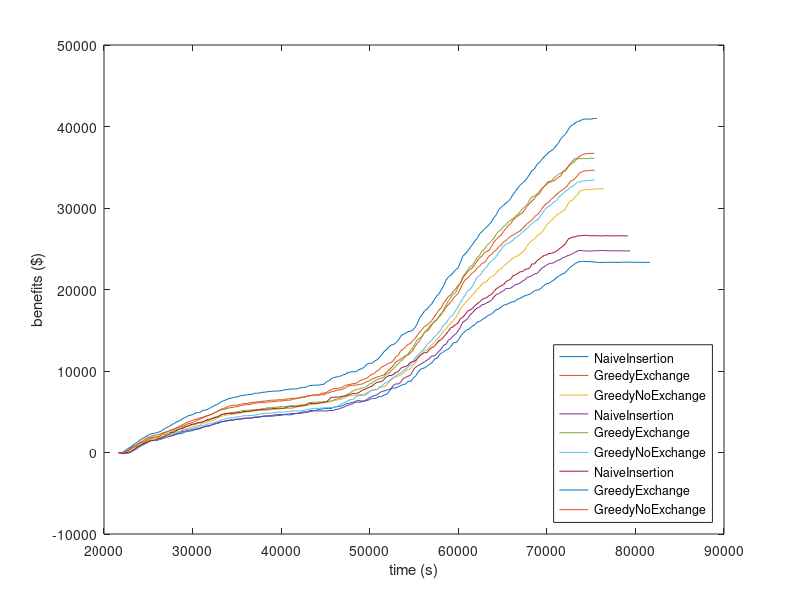

This figure's MATLAB source:
x0 = [21630,21930,22230,22530,22830,23130,23430,23730,24030,24330,24630,24930,25230,25530,25830,26130,26430,26730,27030,27330,27630,27930,28230,28530,28830,29130,29430,29730,30030,30330,30630,30930,31230,31530,31830,32130,32430,32730,33030,33330,33630,33930,34230,34530,34830,35130,35430,35730,36030,36330,36630,36930,37230,37530,37830,38130,38430,38730,39030,39330,39630,39930,40230,40530,40830,41130,41430,41730,42030,42330,42630,42930,43230,43530,43830,44130,44430,44730,45030,45330,45630,45930,46230,46530,46830,47130,47430,47730,48030,48330,48630,48930,49230,49530,49830,50130,50430,50730,51030,51330,51630,51930,52230,52530,52830,53130,53430,53730,54030,54330,54630,54930,55230,55530,55830,56130,56430,56730,57030,57330,57630,57930,58230,58530,58830,59130,59430,59730,60030,60330,60630,60930,61230,61530,61830,62130,62430,62730,63030,63330,63630,63930,64230,64530,64830,65130,65430,65730,66030,66330,66630,66930,67230,67530,67830,68130,68430,68730,69030,69330,69630,69930,70230,70530,70830,71130,71430,71730,72030,72330,72630,72930,73230,73530,73830,74130,74430,74730,75030,75330,75630,75930,76230,76530,76830,77130,77430,77730,78030,78330,78630,78930,79230,79530,79830,80130,80430,80730,81030,81330,81630];
y0 = [-0.31,-79.93,-154.91,-89.79,-52.79,94.27,346.33,493.43,708.74,932.61,1120.02,1411.4,1510.27,1494.24,1466.96,1562.0,1630.66,1751.97,1859.72,2005.74,2015.93,2133.09,2257.55,2304.1,2354.66,2520.51,2589.32,2630.67,2689.58,2820.61,2861.84,2969.14,3102.92,3181.42,3229.5,3341.23,3546.06,3606.27,3732.64,3774.63,3827.53,3871.14,3946.46,3927.25,4057.39,4084.6,4129.52,4131.59,4208.05,4204.0,4226.05,4332.2,4372.98,4392.6,4412.99,4404.69,4449.43,4453.23,4456.26,4508.03,4535.27,4538.46,4640.42,4630.79,4622.8,4614.51,4729.64,4798.78,4850.09,4940.98,4998.99,4968.91,5165.13,5149.3,5140.94,5257.28,5291.99,5389.32,5385.27,5389.19,5399.28,5573.33,5583.66,5662.07,5711.29,5848.35,6005.38,6052.33,6162.8,6175.48,6174.32,6166.34,6273.14,6333.03,6411.3,6592.11,6607.71,6668.23,6860.58,6853.62,7040.26,7151.19,7555.67,7919.33,7899.53,8017.1,8185.14,8311.77,8403.27,8736.25,8726.35,9127.06,9457.44,9970.06,10300.19,10349.66,10560.38,10811.69,11019.11,11463.25,11579.97,12097.64,12273.33,12503.11,12650.2,12953.68,13460.06,13487.77,13838.6,14395.29,14731.17,15049.1,15152.51,15466.17,15645.47,15994.45,16094.11,16340.57,16532.15,16802.44,16911.78,17160.16,17487.55,17596.24,17843.58,18089.48,18155.98,18306.63,18478.19,18491.11,18783.36,18907.02,19067.77,19239.58,19339.7,19432.69,19700.76,19905.42,19961.83,20129.75,20459.92,20695.39,20751.08,20994.92,21182.33,21502.53,21704.8,21896.83,22030.07,22373.19,22732.54,22954.03,23203.26,23388.08,23438.0,23452.05,23434.42,23407.28,23417.68,23368.45,23337.12,23322.23,23329.42,23315.6,23348.5,23341.58,23326.12,23339.73,23324.34,23341.38,23349.89,23341.48,23358.04,23348.48,23339.58,23341.66,23338.76,23333.29,23328.68,23323.93,23342.92];
x1 = [21630,21900,22170,22440,22710,22980,23250,23520,23790,24060,24330,24600,24870,25140,25410,25680,25950,26220,26490,26760,27030,27300,27570,27840,28110,28380,28650,28920,29190,29460,29730,30000,30270,30540,30810,31080,31350,31620,31890,32160,32430,32700,32970,33240,33510,33780,34050,34320,34590,34860,35130,35400,35670,35940,36210,36480,36750,37020,37290,37560,37830,38100,38370,38640,38910,39180,39450,39720,39990,40260,40530,40800,41070,41340,41610,41880,42150,42420,42690,42960,43230,43500,43770,44040,44310,44580,44850,45120,45390,45660,45930,46200,46470,46740,47010,47280,47550,47820,48090,48360,48630,48900,49170,49440,49710,49980,50250,50520,50790,51060,51330,51600,51870,52140,52410,52680,52950,53220,53490,53760,54030,54300,54570,54840,55110,55380,55650,55920,56190,56460,56730,57000,57270,57540,57810,58080,58350,58620,58890,59160,59430,59700,59970,60240,60510,60780,61050,61320,61590,61860,62130,62400,62670,62940,63210,63480,63750,64020,64290,64560,64830,65100,65370,65640,65910,66180,66450,66720,66990,67260,67530,67800,68070,68340,68610,68880,69150,69420,69690,69960,70230,70500,70770,71040,71310,71580,71850,72120,72390,72660,72930,73200,73470,73740,74010,74280,74550,74820,75090,75360];
y1 = [-0.31,-43.84,-33.92,74.73,246.74,570.4,707.6,833.23,1022.57,1226.3,1423.57,1618.54,1831.55,1911.68,2052.44,2069.95,2179.15,2201.45,2336.3,2456.23,2480.76,2621.35,2736.48,2790.67,2968.74,3093.33,3159.83,3228.53,3364.34,3526.67,3586.24,3704.79,3808.78,3969.23,4073.55,4199.82,4343.13,4459.51,4600.9,4689.06,4821.8,4990.54,5122.55,5244.11,5293.61,5366.37,5450.73,5509.45,5547.14,5601.13,5656.71,5756.31,5788.79,5861.76,5868.35,5888.83,5999.02,6053.87,6092.17,6117.21,6134.24,6128.91,6170.82,6206.94,6232.96,6245.64,6268.92,6321.76,6323.38,6357.0,6409.39,6414.75,6424.81,6564.09,6566.56,6675.47,6681.72,6793.15,6795.79,6889.2,6936.33,7040.81,7044.37,7055.13,7131.06,7273.09,7323.44,7287.55,7313.68,7446.24,7495.54,7603.63,7692.48,7702.58,7804.99,7925.82,8155.11,8195.94,8246.62,8276.51,8284.58,8376.94,8396.21,8572.16,8707.04,8789.93,9027.99,9108.1,9242.87,9310.71,9441.62,9501.58,9786.39,10082.02,10387.12,10660.22,11137.82,11276.14,11459.66,11647.51,11900.07,11936.89,12212.43,12451.07,12995.16,13421.23,13737.05,14340.2,14731.01,14900.09,15186.95,15645.46,16060.82,16276.02,16690.92,17076.9,17348.71,17853.62,18154.9,18483.46,18901.14,19239.64,19505.4,20098.58,20732.49,21180.47,21367.77,21729.88,22021.78,22246.88,22648.81,22842.97,23201.35,23285.07,23685.11,24112.09,24317.65,24642.93,24821.9,25251.34,25419.21,25848.52,25983.37,26290.11,26525.45,26683.88,26834.91,27037.0,27188.09,27529.03,27807.18,28119.65,28317.41,28558.32,28946.75,29161.36,29415.67,29901.03,30271.4,30576.08,30727.72,31084.47,31279.6,31618.04,31870.42,32098.27,32296.78,32519.35,32847.68,33287.48,33414.68,33631.51,33990.53,34371.49,34438.6,34554.77,34570.85,34584.79,34632.13,34629.38];
x2 = [21630,21900,22170,22440,22710,22980,23250,23520,23790,24060,24330,24600,24870,25140,25410,25680,25950,26220,26490,26760,27030,27300,27570,27840,28110,28380,28650,28920,29190,29460,29730,30000,30270,30540,30810,31080,31350,31620,31890,32160,32430,32700,32970,33240,33510,33780,34050,34320,34590,34860,35130,35400,35670,35940,36210,36480,36750,37020,37290,37560,37830,38100,38370,38640,38910,39180,39450,39720,39990,40260,40530,40800,41070,41340,41610,41880,42150,42420,42690,42960,43230,43500,43770,44040,44310,44580,44850,45120,45390,45660,45930,46200,46470,46740,47010,47280,47550,47820,48090,48360,48630,48900,49170,49440,49710,49980,50250,50520,50790,51060,51330,51600,51870,52140,52410,52680,52950,53220,53490,53760,54030,54300,54570,54840,55110,55380,55650,55920,56190,56460,56730,57000,57270,57540,57810,58080,58350,58620,58890,59160,59430,59700,59970,60240,60510,60780,61050,61320,61590,61860,62130,62400,62670,62940,63210,63480,63750,64020,64290,64560,64830,65100,65370,65640,65910,66180,66450,66720,66990,67260,67530,67800,68070,68340,68610,68880,69150,69420,69690,69960,70230,70500,70770,71040,71310,71580,71850,72120,72390,72660,72930,73200,73470,73740,74010,74280,74550,74820,75090,75360,75630,75900,76170,76440];
y2 = [-0.31,-69.06,-126.23,-120.2,-95.41,47.41,173.83,410.19,685.56,851.92,1114.44,1271.46,1424.07,1563.8,1627.63,1629.42,1666.24,1782.61,1934.98,1987.78,2093.32,2157.07,2284.07,2334.6,2484.08,2606.28,2636.67,2749.69,2896.34,2967.9,3050.33,3136.8,3191.62,3306.03,3318.6,3565.7,3613.42,3743.29,3806.02,3850.9,4022.3,4170.59,4308.07,4435.82,4496.36,4599.92,4639.51,4654.61,4720.17,4732.7,4815.23,4871.96,4914.26,4938.81,4982.8,4997.95,5037.36,5089.2,5130.92,5145.49,5165.28,5140.89,5179.79,5238.24,5254.34,5267.68,5293.65,5337.67,5348.18,5396.61,5400.55,5396.65,5394.46,5426.8,5599.43,5639.04,5653.84,5651.16,5772.66,5773.45,5836.26,5918.98,5943.39,6021.95,6102.35,6149.48,6162.8,6185.69,6165.55,6246.11,6402.16,6422.42,6488.49,6517.96,6629.55,6759.39,6930.42,6947.91,6988.09,7015.84,7067.4,7092.07,7123.35,7222.6,7338.13,7513.58,7651.21,7665.55,7687.42,7931.71,7973.71,8102.29,8252.71,8543.15,8908.35,9211.33,9255.35,9386.55,9486.65,9664.7,10048.44,10139.99,10217.35,10734.83,10927.72,11405.75,11858.55,12111.4,12513.43,12621.84,12913.32,13179.87,13490.26,13815.86,14164.44,14464.43,14959.11,15181.77,15570.07,15861.74,16209.59,16526.66,17012.29,17667.6,18036.41,18315.65,18680.85,18998.74,19340.88,19646.83,20003.38,20273.79,20702.94,20860.36,20978.15,21373.16,21576.18,21724.2,22057.05,22378.15,22523.49,22874.88,23079.61,23358.76,23576.34,23864.73,24000.41,24146.32,24359.63,24627.97,24874.83,25413.17,25777.13,26023.11,26188.44,26580.48,26784.67,27002.47,27439.46,27885.54,28227.03,28464.17,28761.43,29082.59,29272.18,29469.97,29663.11,29943.14,30500.97,30867.82,30996.93,31372.78,31625.33,32071.82,32169.42,32271.75,32249.86,32256.16,32297.75,32335.11,32350.46,32350.35,32360.46,32357.39];
x3 = [21630,21900,22170,22440,22710,22980,23250,23520,23790,24060,24330,24600,24870,25140,25410,25680,25950,26220,26490,26760,27030,27300,27570,27840,28110,28380,28650,28920,29190,29460,29730,30000,30270,30540,30810,31080,31350,31620,31890,32160,32430,32700,32970,33240,33510,33780,34050,34320,34590,34860,35130,35400,35670,35940,36210,36480,36750,37020,37290,37560,37830,38100,38370,38640,38910,39180,39450,39720,39990,40260,40530,40800,41070,41340,41610,41880,42150,42420,42690,42960,43230,43500,43770,44040,44310,44580,44850,45120,45390,45660,45930,46200,46470,46740,47010,47280,47550,47820,48090,48360,48630,48900,49170,49440,49710,49980,50250,50520,50790,51060,51330,51600,51870,52140,52410,52680,52950,53220,53490,53760,54030,54300,54570,54840,55110,55380,55650,55920,56190,56460,56730,57000,57270,57540,57810,58080,58350,58620,58890,59160,59430,59700,59970,60240,60510,60780,61050,61320,61590,61860,62130,62400,62670,62940,63210,63480,63750,64020,64290,64560,64830,65100,65370,65640,65910,66180,66450,66720,66990,67260,67530,67800,68070,68340,68610,68880,69150,69420,69690,69960,70230,70500,70770,71040,71310,71580,71850,72120,72390,72660,72930,73200,73470,73740,74010,74280,74550,74820,75090,75360,75630,75900,76170,76440,76710,76980,77250,77520,77790,78060,78330,78600,78870,79140,79410];
y3 = [-0.31,-48.0,-103.42,-100.97,-28.22,98.99,214.64,344.74,529.48,831.29,875.91,1035.23,1187.25,1408.73,1464.01,1470.8,1477.31,1595.06,1716.45,1794.81,1936.51,1939.61,2034.48,2164.12,2259.59,2364.51,2468.45,2606.45,2630.52,2700.35,2770.92,2807.11,2890.89,2895.69,2985.5,3088.43,3205.49,3259.2,3316.05,3387.94,3462.81,3534.74,3613.15,3770.13,3811.42,3898.64,3946.28,4011.72,4003.78,4077.36,4087.68,4087.12,4199.91,4209.53,4219.92,4216.16,4238.19,4303.16,4299.21,4317.05,4445.36,4503.43,4499.29,4510.63,4540.93,4608.53,4645.47,4654.73,4651.91,4652.39,4706.38,4696.14,4771.46,4790.95,4776.75,4790.3,4817.32,4831.88,4947.6,4935.9,5016.55,5077.79,5116.06,5116.03,5084.04,5119.51,5102.38,5085.06,5145.32,5146.08,5168.16,5290.03,5314.44,5452.04,5517.48,5684.08,5788.67,5895.07,5969.9,6254.1,6381.14,6346.53,6304.23,6348.15,6525.67,6748.62,6836.03,6987.3,7051.0,7265.07,7486.1,7533.43,7631.31,7719.62,7857.44,8254.79,8423.16,8401.51,8609.94,9069.86,9195.06,9369.34,9439.56,9946.36,10406.77,10610.81,10764.77,10934.47,11135.54,11329.7,11501.95,11861.43,11839.27,12093.94,12419.71,12705.95,13162.71,13287.06,13796.19,13968.35,14325.71,14508.04,14912.09,15384.54,16005.65,16158.54,16418.9,16867.02,17137.96,17469.3,17743.04,17828.73,18131.31,18182.48,18360.67,18510.89,18681.03,19078.46,19391.84,19479.71,19695.53,19847.65,20118.19,20122.58,20155.63,20381.2,20599.02,20665.95,20812.76,21042.0,21201.19,21533.43,21570.75,21719.51,21919.37,21970.41,22269.7,22625.43,22787.43,22974.56,23167.24,23219.06,23254.61,23483.26,23602.24,23698.26,23931.1,24007.78,24193.52,24233.62,24425.21,24568.92,24750.52,24787.97,24758.49,24732.61,24726.47,24697.08,24735.93,24744.06,24763.22,24777.5,24792.34,24778.8,24763.3,24747.82,24743.97,24742.45,24750.25,24745.66,24741.68,24740.11,24737.25,24733.89,24738.66];
x4 = [21630,21900,22170,22440,22710,22980,23250,23520,23790,24060,24330,24600,24870,25140,25410,25680,25950,26220,26490,26760,27030,27300,27570,27840,28110,28380,28650,28920,29190,29460,29730,30000,30270,30540,30810,31080,31350,31620,31890,32160,32430,32700,32970,33240,33510,33780,34050,34320,34590,34860,35130,35400,35670,35940,36210,36480,36750,37020,37290,37560,37830,38100,38370,38640,38910,39180,39450,39720,39990,40260,40530,40800,41070,41340,41610,41880,42150,42420,42690,42960,43230,43500,43770,44040,44310,44580,44850,45120,45390,45660,45930,46200,46470,46740,47010,47280,47550,47820,48090,48360,48630,48900,49170,49440,49710,49980,50250,50520,50790,51060,51330,51600,51870,52140,52410,52680,52950,53220,53490,53760,54030,54300,54570,54840,55110,55380,55650,55920,56190,56460,56730,57000,57270,57540,57810,58080,58350,58620,58890,59160,59430,59700,59970,60240,60510,60780,61050,61320,61590,61860,62130,62400,62670,62940,63210,63480,63750,64020,64290,64560,64830,65100,65370,65640,65910,66180,66450,66720,66990,67260,67530,67800,68070,68340,68610,68880,69150,69420,69690,69960,70230,70500,70770,71040,71310,71580,71850,72120,72390,72660,72930,73200,73470,73740,74010,74280,74550,74820,75090,75360];
y4 = [-0.31,-45.06,-14.51,28.21,200.11,346.85,519.38,689.06,840.35,965.85,1097.23,1295.4,1585.55,1680.57,1737.98,1760.27,1851.52,1930.53,2113.62,2223.51,2274.84,2403.3,2509.51,2612.59,2778.29,2896.52,2982.72,3096.72,3149.07,3215.27,3311.4,3393.29,3460.31,3559.22,3615.49,3730.51,3836.46,4050.97,4090.14,4181.58,4322.85,4412.79,4486.84,4625.55,4684.53,4769.12,4832.68,4902.48,4932.84,4989.63,4997.78,5054.83,5176.84,5155.49,5169.1,5199.48,5232.1,5237.51,5267.52,5299.53,5344.3,5360.23,5474.72,5492.16,5513.4,5536.93,5575.36,5598.6,5633.95,5613.15,5655.82,5657.03,5745.31,5746.61,5758.44,5791.42,5791.29,5820.98,5848.67,6011.02,6124.21,6144.94,6189.71,6187.85,6200.13,6214.28,6215.26,6223.97,6313.92,6334.76,6420.39,6525.49,6609.7,6704.65,6843.45,6947.17,7212.67,7335.29,7561.42,7675.74,7756.29,7831.47,7929.34,7958.97,8166.56,8410.35,8507.96,8761.04,8938.76,9016.9,9112.88,9239.66,9603.51,9702.92,10036.38,10275.19,10570.11,10893.4,11205.94,11409.92,11756.24,12046.89,12485.71,12829.59,13382.48,13818.66,14062.8,14181.03,14758.21,15060.53,15421.14,15779.64,15973.88,16211.8,16633.62,16908.28,17581.48,18116.47,18581.57,19062.31,19399.3,19640.7,20247.82,20786.92,21555.26,21988.15,22361.34,22815.61,22931.96,23459.99,23913.53,24174.54,24724.89,24881.81,25409.57,25629.99,25960.3,26311.34,26798.58,27128.26,27321.91,27729.84,27951.32,28266.88,28516.7,28681.91,28978.83,29221.52,29562.52,29929.92,30173.87,30466.46,30991.21,31383.86,31447.95,31734.85,32032.51,32393.54,32636.1,32873.27,33111.98,33216.96,33669.55,33891.77,34143.66,34253.6,34484.23,34755.36,35015.06,35352.18,35492.74,35802.5,36050.75,36047.41,36071.77,36059.84,36059.77,36096.76,36095.97,36091.51];
x5 = [21630,21900,22170,22440,22710,22980,23250,23520,23790,24060,24330,24600,24870,25140,25410,25680,25950,26220,26490,26760,27030,27300,27570,27840,28110,28380,28650,28920,29190,29460,29730,30000,30270,30540,30810,31080,31350,31620,31890,32160,32430,32700,32970,33240,33510,33780,34050,34320,34590,34860,35130,35400,35670,35940,36210,36480,36750,37020,37290,37560,37830,38100,38370,38640,38910,39180,39450,39720,39990,40260,40530,40800,41070,41340,41610,41880,42150,42420,42690,42960,43230,43500,43770,44040,44310,44580,44850,45120,45390,45660,45930,46200,46470,46740,47010,47280,47550,47820,48090,48360,48630,48900,49170,49440,49710,49980,50250,50520,50790,51060,51330,51600,51870,52140,52410,52680,52950,53220,53490,53760,54030,54300,54570,54840,55110,55380,55650,55920,56190,56460,56730,57000,57270,57540,57810,58080,58350,58620,58890,59160,59430,59700,59970,60240,60510,60780,61050,61320,61590,61860,62130,62400,62670,62940,63210,63480,63750,64020,64290,64560,64830,65100,65370,65640,65910,66180,66450,66720,66990,67260,67530,67800,68070,68340,68610,68880,69150,69420,69690,69960,70230,70500,70770,71040,71310,71580,71850,72120,72390,72660,72930,73200,73470,73740,74010,74280,74550,74820,75090,75360];
y5 = [-0.31,-48.64,-100.34,-88.31,-4.03,106.02,245.03,395.58,557.46,846.63,916.14,1086.61,1254.68,1452.91,1473.67,1459.91,1552.08,1628.29,1742.99,1834.98,1933.89,2038.7,2159.21,2256.53,2372.74,2505.0,2617.48,2749.88,2782.79,2819.93,2869.75,2941.15,3016.28,3081.19,3189.03,3323.41,3328.31,3505.37,3517.39,3581.95,3637.58,3764.25,3877.34,3994.42,4068.32,4130.99,4215.08,4263.21,4284.75,4347.13,4370.8,4394.43,4507.03,4509.83,4525.37,4529.2,4541.25,4601.87,4610.3,4708.29,4756.56,4821.65,4815.71,4821.47,4838.49,4884.63,4913.63,4956.01,4957.07,4953.85,5000.32,5004.89,5069.17,5099.82,5080.77,5103.68,5104.86,5138.35,5195.84,5310.61,5325.89,5380.5,5414.41,5423.38,5415.08,5462.51,5478.09,5509.6,5542.12,5523.08,5533.84,5646.02,5698.77,5930.5,6065.08,6157.5,6354.67,6496.69,6508.62,6770.95,6939.61,6997.13,6988.67,7012.68,7197.19,7477.45,7637.53,7715.62,7714.37,7985.07,8148.05,8415.05,8592.79,8734.19,8976.86,9126.12,9400.09,9606.82,9730.51,10041.76,10201.15,10462.48,10770.55,11121.71,11581.05,11879.71,12212.61,12451.71,12792.51,13256.08,13502.37,13760.32,14151.9,14386.31,14777.99,15119.74,15704.23,15868.18,16349.45,16673.68,16940.38,17434.06,17831.56,18391.79,18915.42,19303.57,19799.12,20019.93,20396.8,20939.2,21530.69,21725.01,22055.19,22531.02,22754.78,23222.44,23510.17,23757.4,24041.85,24561.08,24880.58,25279.71,25601.58,25648.03,25850.27,26056.22,26362.96,26518.49,26778.91,27045.26,27305.95,27501.77,27871.28,28099.99,28348.61,28493.84,28783.94,29243.76,29677.16,30037.08,30182.55,30439.48,30722.31,30890.42,31250.33,31561.85,31780.39,32099.33,32256.75,32533.47,32665.02,32924.24,33172.98,33198.2,33322.32,33335.66,33374.49,33400.16,33403.01,33423.94];
x6 = [21630,21900,22170,22440,22710,22980,23250,23520,23790,24060,24330,24600,24870,25140,25410,25680,25950,26220,26490,26760,27030,27300,27570,27840,28110,28380,28650,28920,29190,29460,29730,30000,30270,30540,30810,31080,31350,31620,31890,32160,32430,32700,32970,33240,33510,33780,34050,34320,34590,34860,35130,35400,35670,35940,36210,36480,36750,37020,37290,37560,37830,38100,38370,38640,38910,39180,39450,39720,39990,40260,40530,40800,41070,41340,41610,41880,42150,42420,42690,42960,43230,43500,43770,44040,44310,44580,44850,45120,45390,45660,45930,46200,46470,46740,47010,47280,47550,47820,48090,48360,48630,48900,49170,49440,49710,49980,50250,50520,50790,51060,51330,51600,51870,52140,52410,52680,52950,53220,53490,53760,54030,54300,54570,54840,55110,55380,55650,55920,56190,56460,56730,57000,57270,57540,57810,58080,58350,58620,58890,59160,59430,59700,59970,60240,60510,60780,61050,61320,61590,61860,62130,62400,62670,62940,63210,63480,63750,64020,64290,64560,64830,65100,65370,65640,65910,66180,66450,66720,66990,67260,67530,67800,68070,68340,68610,68880,69150,69420,69690,69960,70230,70500,70770,71040,71310,71580,71850,72120,72390,72660,72930,73200,73470,73740,74010,74280,74550,74820,75090,75360,75630,75900,76170,76440,76710,76980,77250,77520,77790,78060,78330,78600,78870,79140];
y6 = [-0.86,-71.06,-113.16,-34.61,1.3,91.27,276.54,464.04,719.99,830.63,1013.68,1166.45,1255.17,1431.12,1443.41,1500.59,1615.38,1729.72,1798.23,1933.66,2135.67,2172.38,2448.37,2462.38,2641.87,2823.7,2906.41,2964.79,3163.8,3264.88,3374.35,3490.67,3517.9,3648.42,3711.45,3730.74,3863.07,3957.46,3996.91,4138.84,4244.1,4309.88,4441.46,4654.99,4738.41,4753.86,4801.7,4803.26,4788.09,4855.02,4893.91,4881.83,5013.54,5039.48,5062.86,5071.68,5114.5,5189.31,5213.24,5234.36,5302.34,5285.55,5331.32,5338.32,5352.56,5400.22,5413.74,5438.65,5433.65,5419.74,5501.74,5607.32,5612.05,5609.37,5597.22,5648.46,5755.22,5797.97,5777.31,5900.68,6043.93,6008.49,5993.72,6004.23,6064.76,6094.39,6161.63,6210.27,6508.01,6760.72,6786.59,6797.44,6785.3,6867.4,6915.75,6961.02,7028.56,7123.09,7250.17,7241.15,7282.48,7446.71,7655.71,7735.09,7868.13,8010.92,8156.02,8388.81,8594.85,8663.64,8689.04,8950.23,9242.26,9439.3,9445.35,9565.61,9838.15,9913.77,10320.83,10478.71,10543.57,10695.95,11058.61,11121.92,11227.96,11560.9,11904.63,12099.02,12258.28,12251.55,12623.8,12870.87,13001.98,13356.48,13702.49,13861.34,14196.41,14524.63,14908.71,15310.49,15434.36,15711.75,15865.44,16432.01,16613.39,16922.88,17344.97,17492.72,17669.91,18024.97,18240.99,18487.67,18767.87,18889.65,19008.54,19254.35,19396.93,19750.78,20096.14,20275.51,20455.57,20579.62,20959.7,21104.3,21260.98,21706.22,21784.65,21976.54,22179.53,22198.01,22465.5,22508.73,22664.83,23145.39,23133.73,23539.56,23741.8,23970.59,24185.62,24234.71,24414.69,24434.07,24544.81,24660.69,24898.37,25144.46,25368.29,25617.04,26150.76,26322.85,26439.85,26457.69,26587.09,26586.01,26623.21,26648.1,26630.68,26593.99,26590.54,26604.88,26600.24,26583.45,26565.02,26602.89,26599.72,26592.01,26579.42,26573.47,26580.06,26596.32,26591.68,26587.18,26583.9,26581.07];
x7 = [21630,21900,22170,22440,22710,22980,23250,23520,23790,24060,24330,24600,24870,25140,25410,25680,25950,26220,26490,26760,27030,27300,27570,27840,28110,28380,28650,28920,29190,29460,29730,30000,30270,30540,30810,31080,31350,31620,31890,32160,32430,32700,32970,33240,33510,33780,34050,34320,34590,34860,35130,35400,35670,35940,36210,36480,36750,37020,37290,37560,37830,38100,38370,38640,38910,39180,39450,39720,39990,40260,40530,40800,41070,41340,41610,41880,42150,42420,42690,42960,43230,43500,43770,44040,44310,44580,44850,45120,45390,45660,45930,46200,46470,46740,47010,47280,47550,47820,48090,48360,48630,48900,49170,49440,49710,49980,50250,50520,50790,51060,51330,51600,51870,52140,52410,52680,52950,53220,53490,53760,54030,54300,54570,54840,55110,55380,55650,55920,56190,56460,56730,57000,57270,57540,57810,58080,58350,58620,58890,59160,59430,59700,59970,60240,60510,60780,61050,61320,61590,61860,62130,62400,62670,62940,63210,63480,63750,64020,64290,64560,64830,65100,65370,65640,65910,66180,66450,66720,66990,67260,67530,67800,68070,68340,68610,68880,69150,69420,69690,69960,70230,70500,70770,71040,71310,71580,71850,72120,72390,72660,72930,73200,73470,73740,74010,74280,74550,74820,75090,75360,75630];
y7 = [-0.86,-42.32,65.82,264.33,496.4,627.72,886.51,1093.82,1256.46,1529.62,1719.13,1875.01,2050.36,2229.66,2304.31,2360.72,2434.37,2514.29,2650.45,2865.84,3039.52,3162.48,3361.73,3528.24,3694.79,3843.13,3955.83,4196.1,4297.59,4489.87,4564.51,4636.14,4824.95,4893.58,4901.36,5107.68,5218.38,5239.08,5404.26,5555.23,5753.78,5853.74,6025.02,6240.79,6355.59,6456.79,6612.86,6655.48,6736.69,6819.8,6833.02,6970.56,6981.05,7066.87,7079.45,7127.07,7140.58,7273.1,7266.81,7301.46,7370.52,7407.66,7429.1,7481.44,7499.04,7525.23,7538.78,7549.57,7568.74,7663.83,7697.75,7738.62,7784.93,7792.78,7802.16,7830.37,7944.94,7966.31,7990.06,8101.15,8218.72,8237.54,8256.04,8273.99,8281.89,8329.35,8389.07,8685.7,8797.96,9059.43,9194.88,9256.27,9304.25,9388.4,9537.81,9609.18,9826.31,9861.15,9921.64,9900.1,10056.2,10224.66,10312.02,10543.71,10847.55,10951.48,10944.54,11201.7,11351.18,11618.17,11978.09,12352.19,12607.14,12939.01,13195.93,13230.01,13463.46,13750.33,14248.4,14497.37,14587.71,14833.29,14870.65,15009.97,15317.64,15819.84,16540.91,16922.53,17376.21,17595.38,17940.16,18248.13,18721.67,19169.62,19466.86,19957.85,20481.07,21151.72,21549.49,21756.81,22080.02,22408.52,22667.0,23305.68,24072.86,24365.94,24703.84,25103.22,25490.64,25957.95,26257.16,26819.38,27101.86,27418.16,27671.82,27967.82,28331.39,28801.42,29168.07,29776.03,30087.7,30327.47,30606.29,30803.59,31177.71,31653.56,32030.82,32458.13,32799.66,33086.56,33325.72,33706.93,34167.26,34610.97,34788.53,35347.66,35565.49,35942.8,36266.64,36541.66,36852.71,37029.79,37249.98,37634.04,37969.12,38511.31,38791.46,39115.63,39560.71,40041.47,40202.73,40437.81,40628.58,40677.5,40873.14,40923.13,40911.13,40898.48,40934.86,40988.19,40989.43];
x8 = [21630,21900,22170,22440,22710,22980,23250,23520,23790,24060,24330,24600,24870,25140,25410,25680,25950,26220,26490,26760,27030,27300,27570,27840,28110,28380,28650,28920,29190,29460,29730,30000,30270,30540,30810,31080,31350,31620,31890,32160,32430,32700,32970,33240,33510,33780,34050,34320,34590,34860,35130,35400,35670,35940,36210,36480,36750,37020,37290,37560,37830,38100,38370,38640,38910,39180,39450,39720,39990,40260,40530,40800,41070,41340,41610,41880,42150,42420,42690,42960,43230,43500,43770,44040,44310,44580,44850,45120,45390,45660,45930,46200,46470,46740,47010,47280,47550,47820,48090,48360,48630,48900,49170,49440,49710,49980,50250,50520,50790,51060,51330,51600,51870,52140,52410,52680,52950,53220,53490,53760,54030,54300,54570,54840,55110,55380,55650,55920,56190,56460,56730,57000,57270,57540,57810,58080,58350,58620,58890,59160,59430,59700,59970,60240,60510,60780,61050,61320,61590,61860,62130,62400,62670,62940,63210,63480,63750,64020,64290,64560,64830,65100,65370,65640,65910,66180,66450,66720,66990,67260,67530,67800,68070,68340,68610,68880,69150,69420,69690,69960,70230,70500,70770,71040,71310,71580,71850,72120,72390,72660,72930,73200,73470,73740,74010,74280,74550,74820,75090,75360];
y8 = [-0.86,-63.12,-11.98,145.23,252.23,406.05,604.04,817.09,1005.39,1171.93,1252.39,1404.21,1609.93,1775.92,1835.59,1907.5,1932.28,1944.97,2241.96,2368.88,2541.48,2614.13,2742.83,2883.95,2993.68,3126.92,3285.93,3428.44,3593.67,3723.09,3847.59,3933.15,4066.43,4089.37,4246.4,4304.12,4412.99,4521.98,4581.29,4677.73,4868.86,4965.57,5153.66,5307.61,5424.29,5501.16,5666.29,5751.15,5806.45,5810.84,5816.85,5920.11,5982.39,6026.68,6013.8,6106.6,6153.15,6165.29,6218.97,6220.28,6303.52,6300.67,6344.54,6375.63,6429.5,6415.51,6434.14,6479.56,6469.45,6476.56,6550.9,6586.57,6628.62,6657.64,6656.99,6686.06,6772.5,6803.66,6807.06,6987.1,6951.43,7026.57,7055.92,7050.27,7030.82,7112.97,7067.07,7356.17,7574.39,7686.35,7864.01,7826.54,7891.03,7961.61,8062.35,8257.87,8308.97,8359.17,8455.13,8472.39,8591.08,8808.76,8929.96,9018.42,9132.58,9387.81,9603.45,9702.23,9989.95,10154.1,10473.23,10622.47,10765.63,10968.4,11025.23,11291.61,11764.89,11925.67,12478.1,12639.78,12940.15,13263.86,13353.01,13674.3,13963.73,14396.5,14777.82,15111.07,15465.35,15622.78,15872.56,16188.57,16618.97,17045.24,17469.36,17761.62,18362.12,18728.58,19142.85,19356.33,19773.16,20031.93,20502.78,20734.92,21386.34,21791.27,22156.28,22463.25,22639.99,23058.82,23508.46,23867.59,24101.53,24514.59,24674.85,24816.31,25283.28,25825.21,26133.25,26466.23,26664.92,27112.1,27493.71,27823.62,28083.88,28505.94,28801.84,29000.48,29251.44,29405.28,29840.8,30248.64,30574.62,30875.68,31194.97,31557.55,31735.03,32304.26,32628.78,33008.76,33279.64,33291.3,33311.61,33525.4,33780.15,33951.29,34463.13,34564.05,35091.78,35471.22,35800.18,36059.44,36123.94,36369.39,36528.82,36637.92,36668.57,36699.14,36701.44,36701.35];
plot(x0,y0,x1,y1,x2,y2,x3,y3,x4,y4,x5,y5,x6,y6,x7,y7,x8,y8);
legend('NaiveInsertion','GreedyExchange','GreedyNoExchange','NaiveInsertion','GreedyExchange','GreedyNoExchange','NaiveInsertion','GreedyExchange','GreedyNoExchange','location','southeast');
xlabel('time (s)');
ylabel('benefits ($)');
